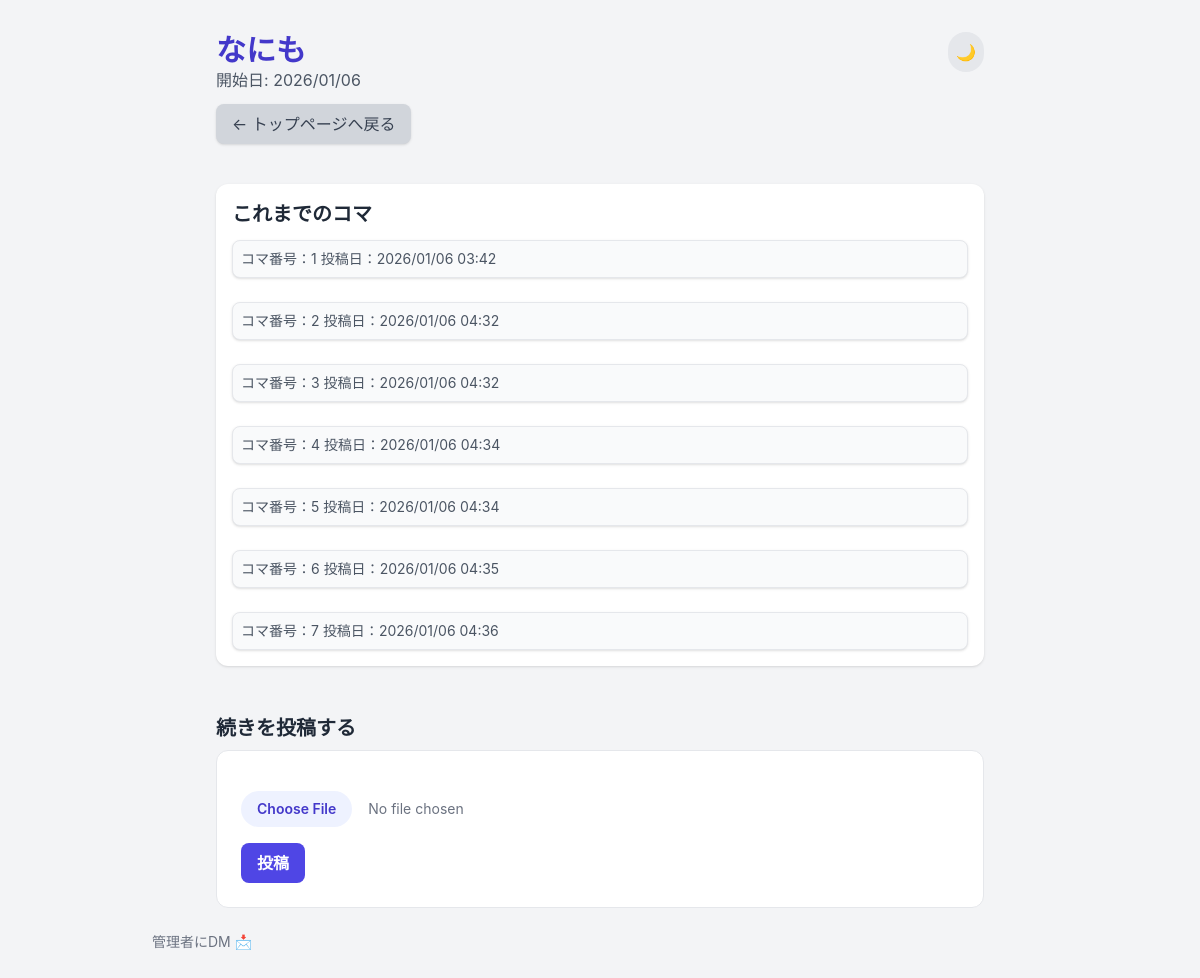
The page /comic/16 on the database its author committed.
### app.py (models this page shows, shortened)
class Comic(db.Model):
    __tablename__ = 'comic'
    id = db.Column(db.Integer, primary_key=True)
    title = db.Column(db.String(100), default='無題の漫画リレー')
    started_at = db.Column(db.DateTime, default=datetime.utcnow)
    is_completed = db.Column(db.Boolean, default=False)
    is_deleted = db.Column(db.Integer, default=0, nullable=False)
    max_koma = db.Column(db.Integer, default=20)
    komas = db.relationship('Koma', backref='comic', lazy='dynamic')

class Koma(db.Model):
    __tablename__ = 'koma'
    id = db.Column(db.Integer, primary_key=True)
    comic_id = db.Column(db.Integer, db.ForeignKey('comic.id'), nullable=False)
    frame_number = db.Column(db.Integer, nullable=False)
    image_filename = db.Column(db.String(120), unique=True, nullable=False)
    posted_at = db.Column(db.DateTime, default=datetime.utcnow)
    is_deleted = db.Column(db.Integer, default=0, nullable=False)

### app.py (the view)
@app.route('/comic/<int:comic_id>')
def comic_detail(comic_id):
    comic = Comic.query.get_or_404(comic_id)
    komas = comic.komas.filter_by(
        is_deleted=0
    ).order_by(Koma.frame_number.asc()).all()
    koma_count = len(komas) # コマの数
    return render_template(
        'comic_detail.html',
        comic=comic,
        komas=komas,
        koma_count=koma_count
    )

### templates/comic_detail.html (shortened to what this page needs)
{% extends "base.html" %}
{% block content %}
<div class="max-w-3xl mx-auto">
  <header class="relative mb-10">
    <h1 class="text-3xl font-bold text-indigo-700 dark:text-[#C8A5FF]">{{ comic.title }}</h1>
    <p class="text-gray-600 dark:text-[#ABB6C6]">開始日: {{ comic.started_at.strftime('%Y/%m/%d') }}</p>
    <a href="{{ url_for('index') }}"
      class="inline-block mt-3 px-4 py-2 bg-gray-300 dark:bg-[#383C40] text-gray-700 dark:text-[#BFC9DD] rounded-lg shadow hover:bg-gray-400">
      ← トップページへ戻る
    </a>
    <button id="theme-toggle" class="absolute top-0 right-0
               p-2 rounded-full
               bg-gray-200 dark:bg-gray-700
               text-gray-800 dark:text-gray-200
               hover:scale-105 transition">
      🌙
    </button>
  </header>
  <section class="bg-white dark:bg-[#121212] p-4 rounded-xl shadow mb-6">
    <h2 class="text-xl font-bold mb-3 dark:text-gray-400">これまでのコマ</h2>
    <div class="space-y-6">
      {% for koma in komas %}
      <div class="border dark:border-[#414143] rounded-lg overflow-hidden bg-gray-50 shadow">
        <div class="p-2 text-gray-600 dark:text-gray-400 text-sm dark:bg-[#1F1F20]">
          コマ番号：{{ koma.frame_number }}
          投稿日：{{ koma.posted_at.strftime('%Y/%m/%d %H:%M') }}
        </div>
      </div>
      {% endfor %}
    </div>
  </section>
  {% set is_full = comic.max_koma is not none and koma_count >= comic.max_koma %}
  <section class="mt-12
    ">
    <h2 class="text-xl font-bold mb-2 text-gray-800 dark:text-gray-200">
      続きを投稿する
    </h2>
    <div class="
    rounded-xl p-6 border
    bg-white
    dark:bg-[#121212]
    border-gray-200
    dark:border-[#414143]
    transition
  ">
      <form action="{{ url_for('post_frame') }}" method="POST" enctype="multipart/form-data" class="space-y-4">
        <input type="file" name="file" required class="block w-full text-sm text-gray-500
               file:mr-4 file:py-2 file:px-4
               file:rounded-full file:border-0
               file:text-sm file:font-semibold
               file:bg-indigo-50 dark:file:bg-[#262C3F] file:text-indigo-700 dark:file:text-[#C8A5FF]
               hover:file:bg-indigo-100">
        <button type="submit" class="px-4 py-2 rounded-lg font-semibold
               bg-indigo-600 text-white
               hover:bg-indigo-700 transition">
          投稿
        </button>
      </form>
    </div>
  </section>
</div>
{% endblock %}

### templates/base.html (shortened to what this page needs)
<!DOCTYPE html>
<html lang="ja">
<head>
  <script src="https://cdn.tailwindcss.com"></script>
</head>
<body class="min-h-screen pt-4 pl-4 pr-4 md:pt-8 md:pl-8 md:pr-8 transition-colors duration-300
         bg-gray-100 dark:bg-[#232325]
         text-gray-800 dark:text-gray-200">
  {% block content %}{% endblock %}
  <footer class="max-w-4xl h-20 mx-auto mt-6 pd-8 text-center">
    {% if not hide_dm_link %}
    <div class="flex items-center">
      <a href="{{ url_for('admin_dm') }}"
        class="inline-flex items-center gap-1 text-sm text-gray-500 hover:text-indigo-600">
        管理者にDM
        <span>📩</span>
      </a>
    </div>
    {% else %}
    <a href="{{ url_for('index') }}"
      class="inline-block mt-3 px-4 py-2 bg-gray-300 dark:bg-[#383C40] text-gray-700 dark:text-[#BFC9DD] rounded-lg shadow hover:bg-gray-400">
      ← トップページへ戻る
    </a>
    {% endif %}
  </footer>
</body>
</html>

### templates/base.html (style rules this page uses)
body { font-family: 'Inter', sans-serif; }

### rows shown on the page
Comic: title "なにも", started_at "2026/01/06"
Koma: frame_number "1", posted_at "2026/01/06 03:42"
Koma: frame_number "2", posted_at "2026/01/06 04:32"
Koma: frame_number "3", posted_at "2026/01/06 04:32"
Koma: frame_number "4", posted_at "2026/01/06 04:34"
Koma: frame_number "5", posted_at "2026/01/06 04:34"
Koma: frame_number "6", posted_at "2026/01/06 04:35"
Koma: frame_number "7", posted_at "2026/01/06 04:36"
